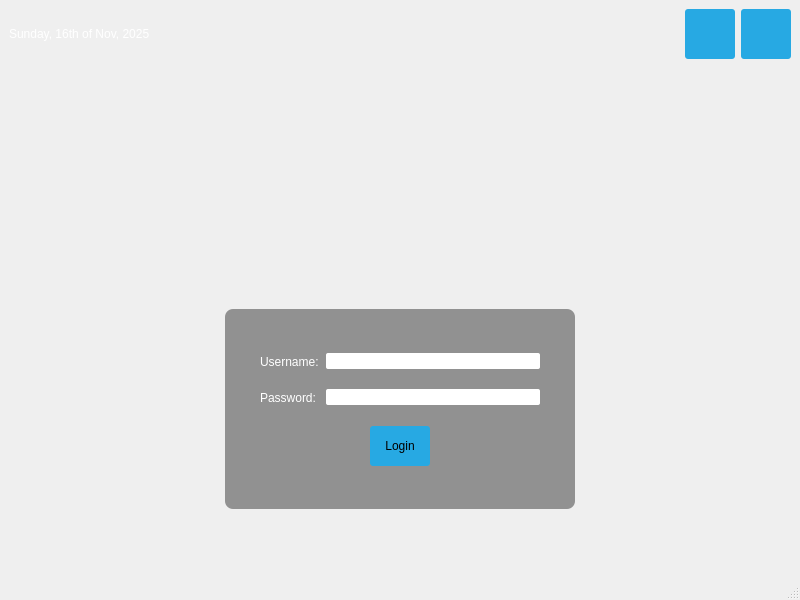
<?xml version="1.0" encoding="UTF-8"?>
<ui version="4.0">
 <class>MainWindow</class>
 <widget class="QMainWindow" name="MainWindow">
  <property name="geometry">
   <rect>
    <x>0</x>
    <y>0</y>
    <width>800</width>
    <height>600</height>
   </rect>
  </property>
  <property name="windowTitle">
   <string>Panda Login</string>
  </property>
  <property name="styleSheet">
   <string notr="true"/>
  </property>
  <widget class="QWidget" name="centralwidget">
   <property name="styleSheet">
    <string notr="true"> #topPan {
 background-color: qlineargradient(spread:reflect, x1:0.5, 
y1:0, x2:0, y2:0, stop:0 rgba(91, 204, 233, 100), stop:1 
rgba(32, 80, 96, 100));
 }
#loginForm {
background-color: rgba(0, 0, 0, 100);
border-radius: 8px;
}
QLabel {
color: white;
}
QLineEdit {
border-radius: 2px;
}
 QPushButton {
 color: black;
 background-color: #27a9e3;
 border-width: 0px;
 border-radius: 3px;
 }
QPushButton:hover { background-color: #66c011; }
#logo {
border-image: url(:/images/panda.png);
}
#centralwidget {
border-image:url(:/images/back.jpg)
}
</string>
   </property>
   <layout class="QVBoxLayout" name="verticalLayout_2">
    <property name="leftMargin">
     <number>0</number>
    </property>
    <property name="topMargin">
     <number>0</number>
    </property>
    <property name="rightMargin">
     <number>0</number>
    </property>
    <property name="bottomMargin">
     <number>0</number>
    </property>
    <item>
     <layout class="QVBoxLayout" name="verticalLayout">
      <item>
       <widget class="QWidget" name="topPan" native="true">
        <property name="styleSheet">
         <string notr="true"/>
        </property>
        <layout class="QHBoxLayout" name="topPanel">
         <item>
          <widget class="QLabel" name="currentTime">
           <property name="text">
            <string>&lt;html&gt;&lt;head/&gt;&lt;body&gt;&lt;p&gt;Sunday, 16th of Nov, 2025&lt;/p&gt;&lt;/body&gt;&lt;/html&gt;</string>
           </property>
          </widget>
         </item>
         <item>
          <spacer name="horizontalSpacer">
           <property name="orientation">
            <enum>Qt::Orientation::Horizontal</enum>
           </property>
           <property name="sizeHint" stdset="0">
            <size>
             <width>40</width>
             <height>20</height>
            </size>
           </property>
          </spacer>
         </item>
         <item>
          <widget class="QPushButton" name="resBut">
           <property name="sizePolicy">
            <sizepolicy hsizetype="Fixed" vsizetype="Fixed">
             <horstretch>0</horstretch>
             <verstretch>0</verstretch>
            </sizepolicy>
           </property>
           <property name="minimumSize">
            <size>
             <width>50</width>
             <height>50</height>
            </size>
           </property>
           <property name="text">
            <string/>
           </property>
           <property name="icon">
            <iconset resource="res.qrc">
             <normaloff>:/icons/restart-icon-size_64.png</normaloff>:/icons/restart-icon-size_64.png</iconset>
           </property>
           <property name="iconSize">
            <size>
             <width>32</width>
             <height>32</height>
            </size>
           </property>
          </widget>
         </item>
         <item>
          <widget class="QPushButton" name="shutdownBut">
           <property name="sizePolicy">
            <sizepolicy hsizetype="Fixed" vsizetype="Fixed">
             <horstretch>0</horstretch>
             <verstretch>0</verstretch>
            </sizepolicy>
           </property>
           <property name="minimumSize">
            <size>
             <width>50</width>
             <height>50</height>
            </size>
           </property>
           <property name="text">
            <string/>
           </property>
           <property name="icon">
            <iconset resource="res.qrc">
             <normaloff>:/icons/shutdown-icon-size_64.png</normaloff>:/icons/shutdown-icon-size_64.png</iconset>
           </property>
           <property name="iconSize">
            <size>
             <width>24</width>
             <height>24</height>
            </size>
           </property>
          </widget>
         </item>
        </layout>
       </widget>
      </item>
      <item>
       <spacer name="verticalSpacer_3">
        <property name="orientation">
         <enum>Qt::Orientation::Vertical</enum>
        </property>
        <property name="sizeHint" stdset="0">
         <size>
          <width>20</width>
          <height>40</height>
         </size>
        </property>
       </spacer>
      </item>
      <item>
       <layout class="QHBoxLayout" name="horizontalLayout_2">
        <property name="topMargin">
         <number>0</number>
        </property>
        <item>
         <widget class="QLabel" name="logo">
          <property name="sizePolicy">
           <sizepolicy hsizetype="Fixed" vsizetype="Fixed">
            <horstretch>0</horstretch>
            <verstretch>0</verstretch>
           </sizepolicy>
          </property>
          <property name="minimumSize">
           <size>
            <width>150</width>
            <height>150</height>
           </size>
          </property>
          <property name="text">
           <string/>
          </property>
         </widget>
        </item>
       </layout>
      </item>
      <item>
       <spacer name="verticalSpacer_4">
        <property name="orientation">
         <enum>Qt::Orientation::Vertical</enum>
        </property>
        <property name="sizeType">
         <enum>QSizePolicy::Policy::Fixed</enum>
        </property>
        <property name="sizeHint" stdset="0">
         <size>
          <width>20</width>
          <height>10</height>
         </size>
        </property>
       </spacer>
      </item>
      <item>
       <layout class="QHBoxLayout" name="horizontalLayout_3">
        <property name="topMargin">
         <number>0</number>
        </property>
        <item>
         <widget class="QWidget" name="loginForm" native="true">
          <property name="sizePolicy">
           <sizepolicy hsizetype="Fixed" vsizetype="Fixed">
            <horstretch>0</horstretch>
            <verstretch>0</verstretch>
           </sizepolicy>
          </property>
          <property name="minimumSize">
           <size>
            <width>350</width>
            <height>200</height>
           </size>
          </property>
          <layout class="QVBoxLayout" name="verticalLayout_3">
           <property name="leftMargin">
            <number>35</number>
           </property>
           <property name="topMargin">
            <number>35</number>
           </property>
           <property name="rightMargin">
            <number>35</number>
           </property>
           <property name="bottomMargin">
            <number>35</number>
           </property>
           <item>
            <layout class="QHBoxLayout" name="horizontalLayout_5">
             <item>
              <widget class="QLabel" name="username">
               <property name="sizePolicy">
                <sizepolicy hsizetype="Fixed" vsizetype="Fixed">
                 <horstretch>0</horstretch>
                 <verstretch>0</verstretch>
                </sizepolicy>
               </property>
               <property name="minimumSize">
                <size>
                 <width>60</width>
                 <height>25</height>
                </size>
               </property>
               <property name="text">
                <string>Username:</string>
               </property>
              </widget>
             </item>
             <item>
              <widget class="QLineEdit" name="lineEdit">
               <property name="sizePolicy">
                <sizepolicy hsizetype="Expanding" vsizetype="Fixed">
                 <horstretch>0</horstretch>
                 <verstretch>0</verstretch>
                </sizepolicy>
               </property>
               <property name="minimumSize">
                <size>
                 <width>200</width>
                 <height>0</height>
                </size>
               </property>
              </widget>
             </item>
            </layout>
           </item>
           <item>
            <layout class="QHBoxLayout" name="horizontalLayout_4">
             <item>
              <widget class="QLabel" name="password">
               <property name="sizePolicy">
                <sizepolicy hsizetype="Fixed" vsizetype="Fixed">
                 <horstretch>0</horstretch>
                 <verstretch>0</verstretch>
                </sizepolicy>
               </property>
               <property name="minimumSize">
                <size>
                 <width>60</width>
                 <height>25</height>
                </size>
               </property>
               <property name="text">
                <string>Password:</string>
               </property>
              </widget>
             </item>
             <item>
              <widget class="QLineEdit" name="lineEdit_2">
               <property name="sizePolicy">
                <sizepolicy hsizetype="Expanding" vsizetype="Fixed">
                 <horstretch>0</horstretch>
                 <verstretch>0</verstretch>
                </sizepolicy>
               </property>
               <property name="minimumSize">
                <size>
                 <width>200</width>
                 <height>0</height>
                </size>
               </property>
              </widget>
             </item>
            </layout>
           </item>
           <item>
            <spacer name="verticalSpacer_2">
             <property name="orientation">
              <enum>Qt::Orientation::Vertical</enum>
             </property>
             <property name="sizeType">
              <enum>QSizePolicy::Policy::Fixed</enum>
             </property>
             <property name="sizeHint" stdset="0">
              <size>
               <width>20</width>
               <height>5</height>
              </size>
             </property>
            </spacer>
           </item>
           <item>
            <layout class="QHBoxLayout" name="horizontalLayout_6">
             <item>
              <widget class="QPushButton" name="loginBut">
               <property name="sizePolicy">
                <sizepolicy hsizetype="Fixed" vsizetype="Fixed">
                 <horstretch>0</horstretch>
                 <verstretch>0</verstretch>
                </sizepolicy>
               </property>
               <property name="minimumSize">
                <size>
                 <width>60</width>
                 <height>40</height>
                </size>
               </property>
               <property name="text">
                <string>Login</string>
               </property>
              </widget>
             </item>
            </layout>
           </item>
          </layout>
         </widget>
        </item>
       </layout>
      </item>
      <item>
       <spacer name="verticalSpacer">
        <property name="orientation">
         <enum>Qt::Orientation::Vertical</enum>
        </property>
        <property name="sizeHint" stdset="0">
         <size>
          <width>20</width>
          <height>40</height>
         </size>
        </property>
       </spacer>
      </item>
     </layout>
    </item>
   </layout>
  </widget>
  <widget class="QStatusBar" name="statusbar"/>
 </widget>
 <resources>
  <include location="res.qrc"/>
 </resources>
 <connections/>
</ui>
